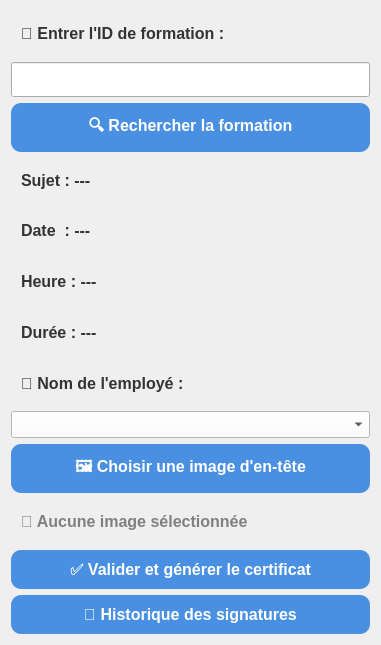
<?xml version="1.0" encoding="UTF-8"?>
<ui version="4.0">
 <class>Deplome</class>
 <widget class="QDialog" name="Deplome">
  <property name="geometry">
   <rect>
    <x>0</x>
    <y>0</y>
    <width>381</width>
    <height>645</height>
   </rect>
  </property>
  <property name="windowTitle">
   <string>🎓 Génération de Certificat</string>
  </property>
  <property name="styleSheet">
   <string notr="true">
    QWidget {
        background-color: qlineargradient(x1:0, y1:0, x2:0, y2:1,
            stop:0 #DCEEFF, stop:1 #ffffff);
        font-family: &quot;Segoe UI&quot;;
        font-size: 12pt;
    }

    QLineEdit, QLabel {
        padding: 6px;
    }

    QPushButton {
        background-color: #4A90E2;
        color: white;
        font-weight: bold;
        padding: 10px 20px;
        border-radius: 10px;
    }

    QPushButton:hover {
        background-color: #357ABD;
    }

    QLabel {
        font-weight: bold;
        color: #333333;
    }
   </string>
  </property>
  <layout class="QVBoxLayout" name="verticalLayout">
   <item>
    <widget class="QLabel" name="labelTitre">
     <property name="text">
      <string>📝 Entrer l'ID de formation :</string>
     </property>
    </widget>
   </item>
   <item>
    <widget class="QLineEdit" name="lineEditIdFormation">
     <property name="styleSheet">
      <string notr="true">color: rgb(0, 0, 0);</string>
     </property>
    </widget>
   </item>
   <item>
    <widget class="QPushButton" name="btnRechercherFormation">
     <property name="text">
      <string>🔍 Rechercher la formation</string>
     </property>
    </widget>
   </item>
   <item>
    <widget class="QLabel" name="labelSujet">
     <property name="text">
      <string>Sujet : ---</string>
     </property>
    </widget>
   </item>
   <item>
    <widget class="QLabel" name="labelDate">
     <property name="text">
      <string>Date  : ---</string>
     </property>
    </widget>
   </item>
   <item>
    <widget class="QLabel" name="labelHeure">
     <property name="text">
      <string>Heure : ---</string>
     </property>
    </widget>
   </item>
   <item>
    <widget class="QLabel" name="labelDuree">
     <property name="text">
      <string>Durée : ---</string>
     </property>
    </widget>
   </item>
   <item>
    <widget class="QLabel" name="labelNomEmploye">
     <property name="text">
      <string>👤 Nom de l'employé :</string>
     </property>
    </widget>
   </item>
   <item>
    <widget class="QComboBox" name="comboBoxEmploye">
     <property name="styleSheet">
      <string notr="true">color: rgb(0, 0, 0);
background-color: rgb(255, 255, 255);</string>
     </property>
    </widget>
   </item>
   <item>
    <widget class="QPushButton" name="btnChoisirImage">
     <property name="text">
      <string>🖼️ Choisir une image d'en-tête</string>
     </property>
    </widget>
   </item>
   <item>
    <widget class="QLabel" name="labelImage">
     <property name="styleSheet">
      <string notr="true">color: gray;</string>
     </property>
     <property name="text">
      <string>📁 Aucune image sélectionnée</string>
     </property>
    </widget>
   </item>
   <item>
    <widget class="QPushButton" name="btnValider">
     <property name="text">
      <string>✅ Valider et générer le certificat</string>
     </property>
    </widget>
   </item>
   <item>
    <widget class="QPushButton" name="btnOuvrirHistorique">
     <property name="text">
      <string>📄 Historique des signatures</string>
     </property>
    </widget>
   </item>
  </layout>
 </widget>
 <resources/>
 <connections/>
</ui>
